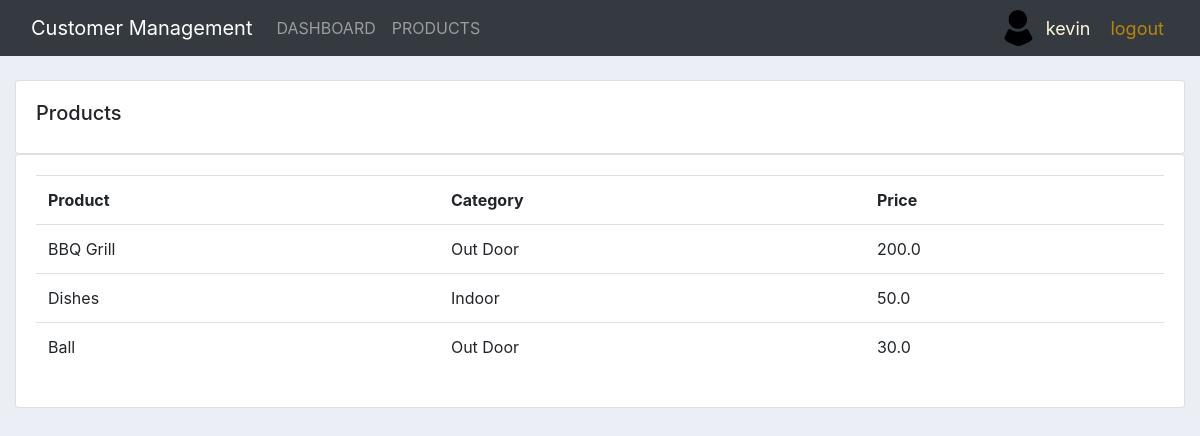
Screenshot of /products/ (signed in) with the database file from the repository.
### accounts/models.py (models this page shows, shortened)
class Customer(models.Model):
	user = models.OneToOneField(User, null=True, blank=True, on_delete=models.CASCADE)
	name = models.CharField(max_length=200, null=True)
	phone = models.CharField(max_length=200, null=True)
	email = models.CharField(max_length=200, null=True)
	profile_pic = models.ImageField(default="profile1.png", null=True, blank=True)
	date_created = models.DateTimeField(auto_now_add=True, null=True)

class Product(models.Model):
	CATEGORY = (
			('Indoor', 'Indoor'),
			('Out Door', 'Out Door'),
			)
	name = models.CharField(max_length=200, null=True)
	price = models.FloatField(null=True)
	category = models.CharField(max_length=200, null=True, choices=CATEGORY)
	description = models.CharField(max_length=200, null=True, blank=True)
	date_created = models.DateTimeField(auto_now_add=True, null=True)
	tags = models.ManyToManyField(Tag)

### accounts/decorators.py (the view)
		def wrapper_func(request, *args, **kwargs):
			group = None
			if request.user.groups.exists():
				group = request.user.groups.all()[0].name
			if group in allowed_roles:
				return view_func(request, *args, **kwargs)
			else:
				return HttpResponse('You are not authorized to view this page')

### accounts/views.py (called while the page is built)
@login_required(login_url='login')
@allowed_users(allowed_roles=['admin'])
def products(request):
	products = Product.objects.all()
	return render(request, 'accounts/products.html', {'products':products})

### accounts/templates/accounts/products.html
{%  extends 'accounts/main.html' %}
{% block content %}
		<br>
		<div class="row">
			<div class="col-md">
				<div class="card card-body">
					<h5>Products</h5>
				</div>
				<div class="card card-body">
					<table class="table">
						<tr>
							<th>Product</th>
							<th>Category</th>
							<th>Price</th>
						</tr>
						{% for i in products %}
							<tr>
								<td>{{i.name}}</td>
								<td>{{i.category}}</td>
								<td>{{i.price}}</td>
							</tr>
						{% endfor %}
					</table>
				</div>
			</div>
		</div>
{% endblock content %}

### accounts/templates/accounts/navbar.html (shortened to what this page needs)
{% load static %}
<nav class="navbar navbar-expand-lg navbar-dark bg-dark">
    <div class="container-fluid">
      <a class="navbar-brand" href="{% url 'home' %}">
        Customer Management
      </a>
      <div class="collapse navbar-collapse" id="navbarNav">
        <ul class="navbar-nav">
          {% if request.user.is_staff %}
          <li class="nav-item">
            <a class="nav-link " aria-current="page" href="{% url 'home' %}">DASHBOARD</a>
          </li>
          <li class="nav-item">
            <a class="nav-link" href="{% url 'products' %}">PRODUCTS</a>
          </li>
          {% endif %}
        </ul>
      </div>
    </div>
    <img class="profile" src="{{request.user.customer.profile_pic.url}}" style="width: 3%;" >
    <a id="hello-msg" href="{% url 'account' %}"> {{request.user}} </a>
    <span class="navbar-nav" ><a id="log-out" href="{% url 'logout' %}">logout  </a></span>
  </nav>

### static/css/main.css (style rules this page uses)
body { background-color: #ebeff5; }

### accounts/templates/accounts/navbar.html (style rules this page uses)
#hello-msg { color: cornsilk; font-size: 18px; margin-right: 20px; }
#log-out { color:darkgoldenrod; font-size: 18px; margin-right: 20px; }
.profile { max-width: 40px; max-height:40px; margin-right: 10px; border-radius: 50%; }

### rows the page displays
Product: name "BBQ Grill", category "Out Door", price "200.0"
Product: name "Dishes", category "Indoor", price "50.0"
Product: name "Ball", category "Out Door", price "30.0"

### other values shown
{{ request.user }} "kevin"
